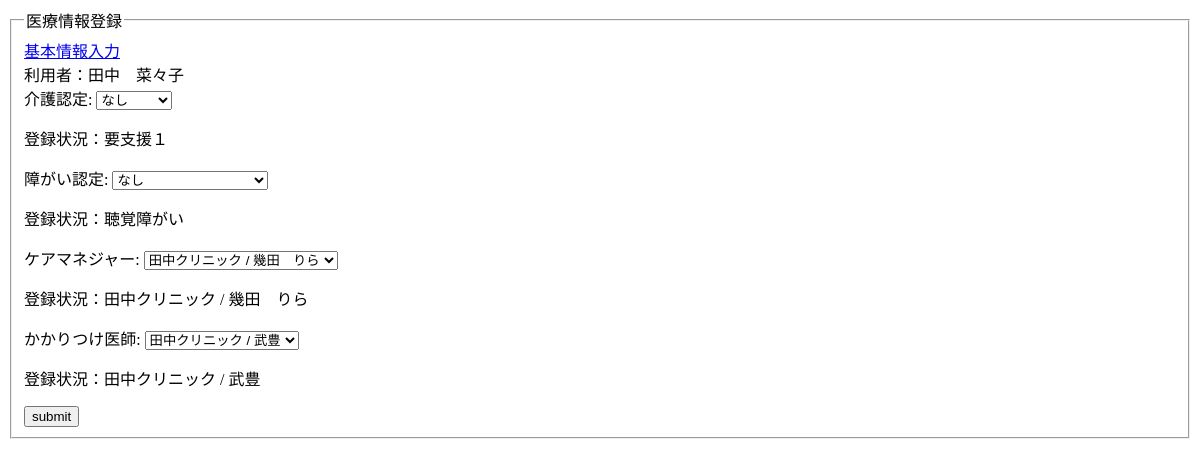
/member_medical.php (signed in), run on an earlier commit of the app's database.
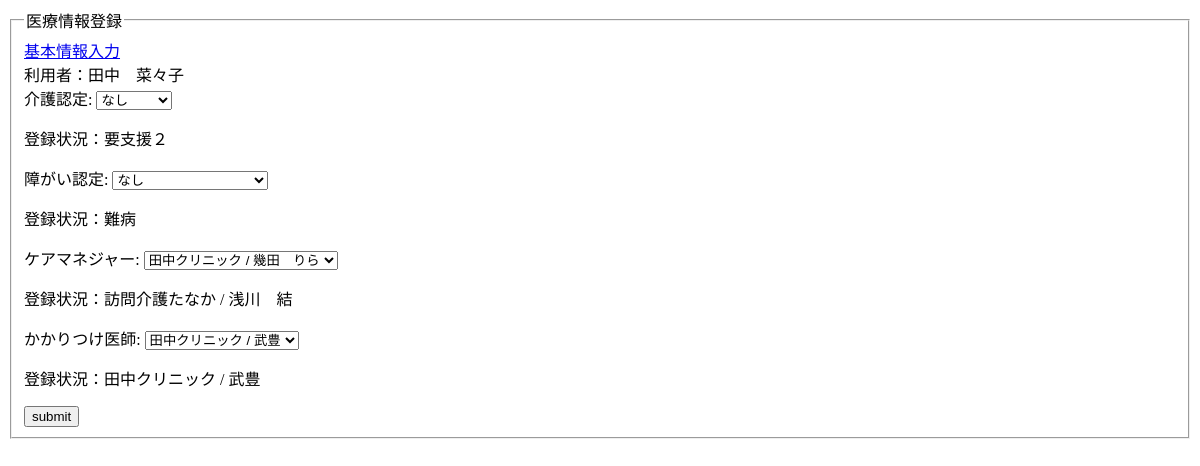
And on a later commit of the database.
### tables this page shows
CREATE TABLE `medical_table` (
  `id` int(11) NOT NULL,
  `member_id` int(11) NOT NULL,
  `kaigonintei_id` int(11) NOT NULL,
  `shougainintei_id` int(11) NOT NULL,
  `caremane` int(11) NOT NULL,
  `caredocter` int(11) NOT NULL,
  `created_at` datetime NOT NULL,
  `update_at` datetime NOT NULL
);

CREATE TABLE `kaigonintei_table` (
  `id` int(11) NOT NULL,
  `kaigonintei_id` int(11) NOT NULL,
  `kaigonintei` varchar(64) NOT NULL
);

CREATE TABLE `shougai_table` (
  `id` int(11) NOT NULL,
  `shougai_id` int(11) NOT NULL,
  `shougai` varchar(64) NOT NULL
);

CREATE TABLE `belongs_table` (
  `id` int(11) NOT NULL,
  `belongs_id` int(11) NOT NULL,
  `belongs` varchar(128) NOT NULL
);

### member_medical.php (the view, shortened to what this page needs)
<?php
$id = $_SESSION['member_id'];
$pdo = connect_to_db();
$sql = "SELECT * FROM kaigonintei_table ORDER BY kaigonintei_id ASC";
$stmt = $pdo->prepare($sql);
try {
    $status = $stmt->execute();
} catch (PDOException $e) {
    echo json_encode(["sql error" => "{$e->getMessage()}"]);
    exit();
}
$kaigo = $stmt->fetchAll(PDO::FETCH_ASSOC);
$output = "";
foreach ($kaigo as $record) {
    $output .= "<option value='{$record['kaigonintei_id']}'>{$record['kaigonintei']}</option>";
};
$sql = "SELECT * FROM shougai_table ORDER BY shougai_id ASC";
$stmt = $pdo->prepare($sql);
try {
    $status = $stmt->execute();
} catch (PDOException $e) {
    echo json_encode(["sql error" => "{$e->getMessage()}"]);
    exit();
}
$shougai = $stmt->fetchAll(PDO::FETCH_ASSOC);
$output1 = "";
foreach ($shougai as $val) {
    $output1 .= "<option value='{$val['shougai_id']}'>{$val['shougai']}</option>";
};
$sql = 'SELECT result1_table.member_id,result1_table.mbname,result1_table.support_id,result1_table.support, result1_table.belongs_id,belongs_table.belongs FROM(SELECT result_table.member_id,result_table.mbname,result_table.support_id,support_table.support, result_table.belongs_id FROM(SELECT member_table.member_id,mbname,support_id,belongs_id FROM `member_table` LEFT OUTER JOIN supporter_table ON member_table.member_id=supporter_table.member_id WHERE support_id=3) AS result_table LEFT OUTER JOIN support_table ON result_table.support_id=support_table.support_id) AS result1_table LEFT OUTER JOIN belongs_table ON result1_table.belongs_id=belongs_table.belongs_id ';
$stmt = $pdo->prepare($sql);
try {
    $status = $stmt->execute();
} catch (PDOException $e) {
    echo json_encode(["sql error" => "{$e->getMessage()}"]);
    exit();
}
$result = $stmt->fetchAll(PDO::FETCH_ASSOC);
$output2 = "";
foreach ($result as $record2) {
    $output2 .= "<option value='{$record2['member_id']}'>{$record2['belongs']} / {$record2['mbname']}</option>";
}
$sql = 'SELECT result1_table.member_id,result1_table.mbname,result1_table.support_id,result1_table.support, result1_table.belongs_id,belongs_table.belongs FROM(SELECT result_table.member_id,result_table.mbname,result_table.support_id,support_table.support, result_table.belongs_id FROM(SELECT member_table.member_id,mbname,support_id,belongs_id FROM `member_table` LEFT OUTER JOIN supporter_table ON member_table.member_id=supporter_table.member_id WHERE support_id=4) AS result_table LEFT OUTER JOIN support_table ON result_table.support_id=support_table.support_id) AS result1_table LEFT OUTER JOIN belongs_table ON result1_table.belongs_id=belongs_table.belongs_id ';
$stmt = $pdo->prepare($sql);
try {
    $status = $stmt->execute();
} catch (PDOException $e) {
    echo json_encode(["sql error" => "{$e->getMessage()}"]);
    exit();
}
$result2 = $stmt->fetchAll(PDO::FETCH_ASSOC);
$output4 = "";
foreach ($result2 as $record4) {
    $output4 .= "<option value='{$record4['member_id']}'>{$record4['belongs']} / {$record4['mbname']}</option>";
}
$sql = "SELECT member_id,medical_table.kaigonintei_id,kaigonintei FROM `medical_table` LEFT OUTER JOIN kaigonintei_table ON medical_table.kaigonintei_id=kaigonintei_table.kaigonintei_id WHERE member_id=:id;";
$stmt = $pdo->prepare($sql);
$stmt->bindValue(':id', $id, PDO::PARAM_STR);
try {
    $status = $stmt->execute();
} catch (PDOException $e) {
    echo json_encode(["sql error" => "{$e->getMessage()}"]);
    exit();
}
$kaigo1 = $stmt->fetch(PDO::FETCH_ASSOC);
$sql = "SELECT member_id,medical_table.shougainintei_id,shougai FROM `medical_table` LEFT OUTER JOIN shougai_table ON medical_table.shougainintei_id=shougai_table.shougai_id WHERE member_id=:id;";
$stmt = $pdo->prepare($sql);
$stmt->bindValue(':id', $id, PDO::PARAM_STR);
try {
    $status = $stmt->execute();
} catch (PDOException $e) {
    echo json_encode(["sql error" => "{$e->getMessage()}"]);
    exit();
}
$shougai1 = $stmt->fetch(PDO::FETCH_ASSOC);
$sql = "SELECT  result1_table.member_id,result1_table.mbname,belongs FROM (SELECT result_table.member_id,result_table.mbname,belongs_id FROM (SELECT medical_table.member_id,medical_table.caremane,caredocter,mbname FROM `medical_table` LEFT OUTER JOIN member_table ON medical_table.caremane=member_table.member_id) AS result_table LEFT OUTER JOIN supporter_table ON result_table.caremane=supporter_table.member_id) AS result1_table LEFT OUTER JOIN belongs_table ON result1_table.belongs_id=belongs_table.belongs_id WHERE member_id=:id;";
$stmt = $pdo->prepare($sql);
$stmt->bindValue(':id', $id, PDO::PARAM_STR);
try {
    $status = $stmt->execute();
} catch (PDOException $e) {
    echo json_encode(["sql error" => "{$e->getMessage()}"]);
    exit();
}
$result1 = $stmt->fetch(PDO::FETCH_ASSOC);
$output3 = "<p> 登録状況：{$result1['belongs']} / {$result1['mbname']}</p>";
$sql = "SELECT  result1_table.member_id,result1_table.mbname,belongs FROM (SELECT result_table.member_id,result_table.mbname,belongs_id FROM (SELECT medical_table.member_id,medical_table.caremane,caredocter,mbname FROM `medical_table` LEFT OUTER JOIN member_table ON medical_table.caredocter=member_table.member_id) AS result_table LEFT OUTER JOIN supporter_table ON result_table.caredocter=supporter_table.member_id) AS result1_table LEFT OUTER JOIN belongs_table ON result1_table.belongs_id=belongs_table.belongs_id WHERE member_id=:id;";
$stmt = $pdo->prepare($sql);
$stmt->bindValue(':id', $id, PDO::PARAM_STR);
try {
    $status = $stmt->execute();
} catch (PDOException $e) {
    echo json_encode(["sql error" => "{$e->getMessage()}"]);
    exit();
}
$result3 = $stmt->fetch(PDO::FETCH_ASSOC);
$output5 = "<p> 登録状況：{$result3['belongs']} / {$result3['mbname']}</p>";
?>
<!DOCTYPE html>
<html lang="ja">
<head>
</head>
<body>
    <form action="member_medical_update.php" method="POST">
        <fieldset>
            <legend>医療情報登録</legend>
            <a href="member_input.php">基本情報入力</a>
            <div>
                利用者：<?= $_SESSION['mbname'] ?>
            </div>
            <div>
                介護認定: <select name="kaigonintei" id="">
                    <?= $output ?>
                </select>
                <p> 登録状況：<?= $kaigo1["kaigonintei"] ?></p>
            </div>
            <div>
                障がい認定: <select name="shougai" id="">
                    <?= $output1 ?>
                </select>
                <p> 登録状況：<?= $shougai1["shougai"] ?></p>
            </div>
            <div>
                ケアマネジャー: <select name="caremane" id="">
                    <?= $output2 ?>
                </select>
                <?= $output3 ?>
            </div>
            <div>
                かかりつけ医師: <select name="pcd" id="">
                    <?= $output4 ?>
                </select>
                <?= $output5 ?>
            </div>
            <div>
                <button>submit</button>
            </div>
</body>
</html>

What changed in the data, as far as the page shows it:
changed medical_table: kaigonintei_table.kaigonintei "要支援１" → "要支援２"; shougai_table.shougai "聴覚障がい" → "難病"
now on this page (row unchanged): belongs_table: belongs "訪問介護たなか"
Also different on the page:
$result1['mbname']: "幾田 りら" → "浅川 結"
$result1['belongs']: "田中クリニック" → "訪問介護たなか"
